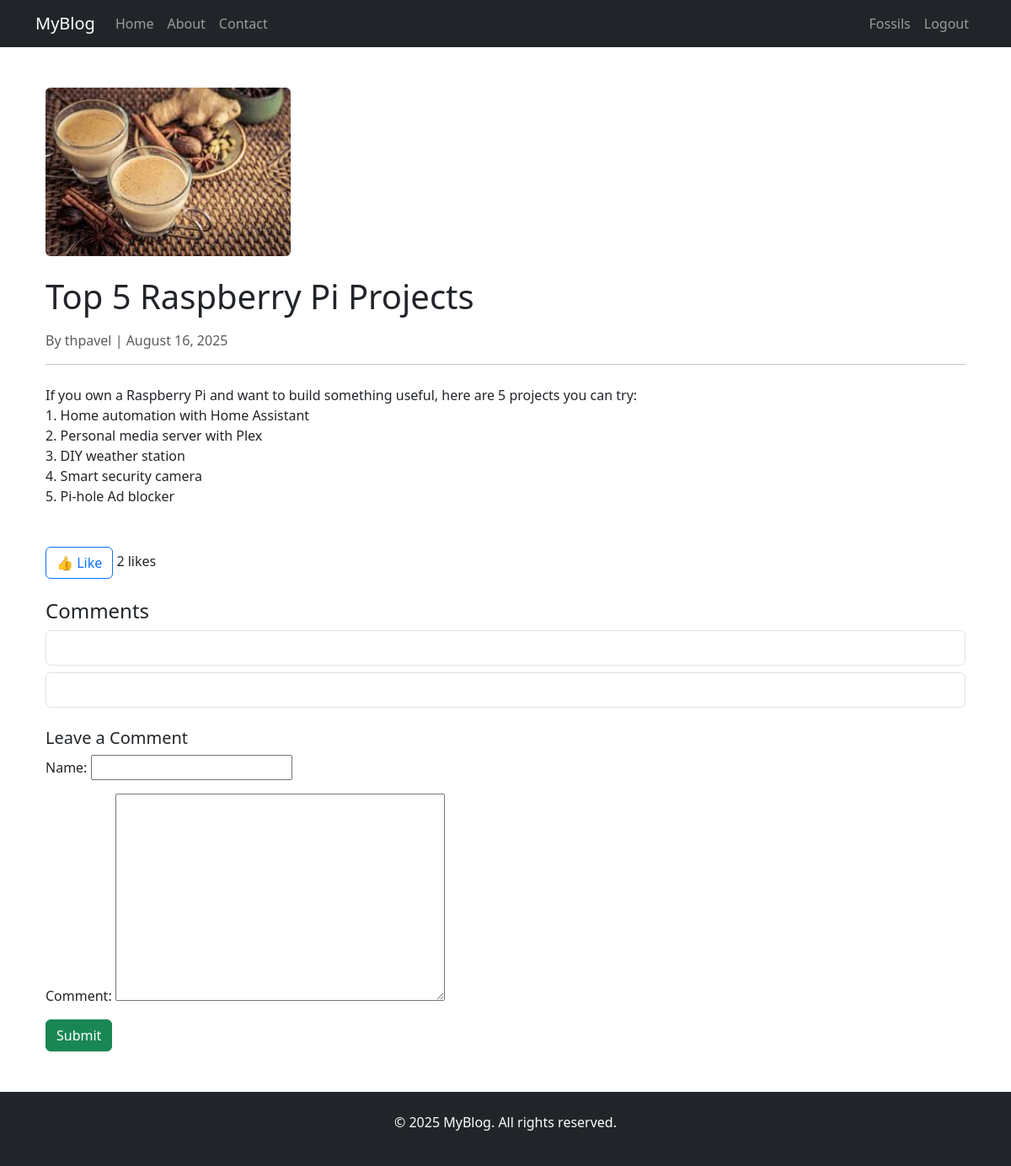
Page /post/1/ (signed in) on the committed database.
### blog/models.py (models this page shows, shortened)
class Post(models.Model):
    title = models.CharField(max_length=200)
    image = models.ImageField(upload_to='blog_images/', blank=True, null=True)
    content = models.TextField()
    created_at = models.DateTimeField(auto_now_add=True)
    author = models.ForeignKey(User, on_delete=models.CASCADE)
    likes = models.ManyToManyField(User, related_name='post_likes', blank=True)

class Comment(models.Model):
    post = models.ForeignKey(Post, on_delete=models.CASCADE, related_name='comments')
    name = models.CharField(max_length=100)
    comment = models.TextField()
    created_at = models.DateTimeField(auto_now_add=True)
    approved = models.BooleanField(default=False)

### blog/views.py (the view)
# urls.py: path('post/<int:post_id>/', views.post_detail, name='post_detail'),
def post_detail(request, post_id):
    post = get_object_or_404(Post, id=post_id)
    comments = post.comments.filter(approved=True)
    if request.method == 'POST':
        if request.user.is_authenticated:
            form = CommentForm(request.POST)
            if form.is_valid():
                comment = form.save(commit=False)
                comment.post = post
                comment.author = request.user  # Optional if you store who wrote the comment
                comment.save()
                return HttpResponseRedirect(reverse('post_detail', args=[post.id]))
        else:
            return redirect('login')
    else:
        form = CommentForm()
    return render(request, 'blog/post_detail.html', {
        'post': post,
        'comments': comments,
        'form': form
    })

### blog/forms.py
class CommentForm(forms.ModelForm):
    class Meta:
        model = Comment
        fields = ['name', 'comment']

### blog/templates/blog/post_detail.html (shortened to what this page needs)
{% extends "blog/base.html" %}
{% block content %}
<div class="container mt-5 mb-5">
    <article class="post">
        {% if post.image %}
            <img src="{{ post.image.url }}" class="img-fluid rounded mb-4" style="height: 200px; object-fit: cover; " alt="{{ post.title }}">
        {% endif %}
        <h1 class="mb-3">{{ post.title }}</h1>
        <p class="text-muted">By {{ post.author }} | {{ post.created_at|date:"F j, Y" }}</p>
        <hr>
        <section class="post-content my-4">
            <p>{{ post.content|linebreaks }}</p>
        </section>
        <section class="post-interactions mt-5">
            <form action="{% url 'like_post' post.id %}" method="POST" class="mb-3">
                <button type="submit" class="btn btn-outline-primary">👍 Like</button>
                <span>{{ post.likes.count }} likes</span>
            </form>
        </section>
        <section class="comments mt-4">
            <h4>Comments</h4>
            {% for comment in comments %}
                <div class="border p-2 rounded mb-2">
                    <strong>{{ comment.author_name }}</strong><br>
                </div>
            {% empty %}
                <p>No comments yet.</p>
            {% endfor %}
        </section>
        <section class="comment-form mt-4">
            <h5>Leave a Comment</h5>
            <form method="POST">
                {{ form.as_p }}
                <button type="submit" class="btn btn-success">Submit</button>
            </form>
        </section>
    </article>
</div>
{% endblock %}

### blog/templates/blog/base.html (shortened to what this page needs)
<!DOCTYPE html>
<html lang="en">
<head>
    <link href="https://cdn.jsdelivr.net/npm/bootstrap@5.3.0/dist/css/bootstrap.min.css" rel="stylesheet">
</head>
<body>
<nav class="navbar navbar-expand-lg navbar-dark bg-dark mb-4">
    <div class="container">
        <a class="navbar-brand" href="{% url 'home' %}">MyBlog</a>
        <div class="collapse navbar-collapse" id="navbarNav">
            <ul class="navbar-nav me-auto">
                <li class="nav-item"><a class="nav-link" href="{% url 'home' %}">Home</a></li>
                <li class="nav-item"><a class="nav-link" href="#">About</a></li>
                <li class="nav-item"><a class="nav-link" href="#">Contact</a></li>
            </ul>
            <ul class="navbar-nav">
                {% if user.is_authenticated %}
                    <li class="nav-item"><a class="nav-link" href="#">{{ user.username }}</a></li>
                    <li class="nav-item"><a class="nav-link" href="{% url 'logout' %}">Logout</a></li>
                {% else %}
                    <li class="nav-item"><a class="nav-link" href="{% url 'login' %}">Login</a></li>
                    <li class="nav-item"><a class="nav-link" href="{% url 'signup' %}">Signup</a></li>
                {% endif %}
            </ul>
        </div>
    </div>
</nav>
<div class="container">
    {% block content %}{% endblock %}
</div>
<footer class="bg-dark text-white mt-5 p-4 text-center">
    <p>&copy; 2025 MyBlog. All rights reserved.</p>
</footer>
</body>
</html>

### rows in the picture
Post: image (picture), title "Top 5 Raspberry Pi Projects", author "thpavel", created_at "August 16, 2025", content "If you own a Raspberry Pi and want to build something useful, here are 5 projects you can try: 1. Home automation with Home Assistant 2. Personal media server with Plex 3. DIY weather station 4. Smart security camera 5. Pi-hole Ad blocker", likes.count "2"

### other values in the picture
{{ user.username }} "Fossils"
